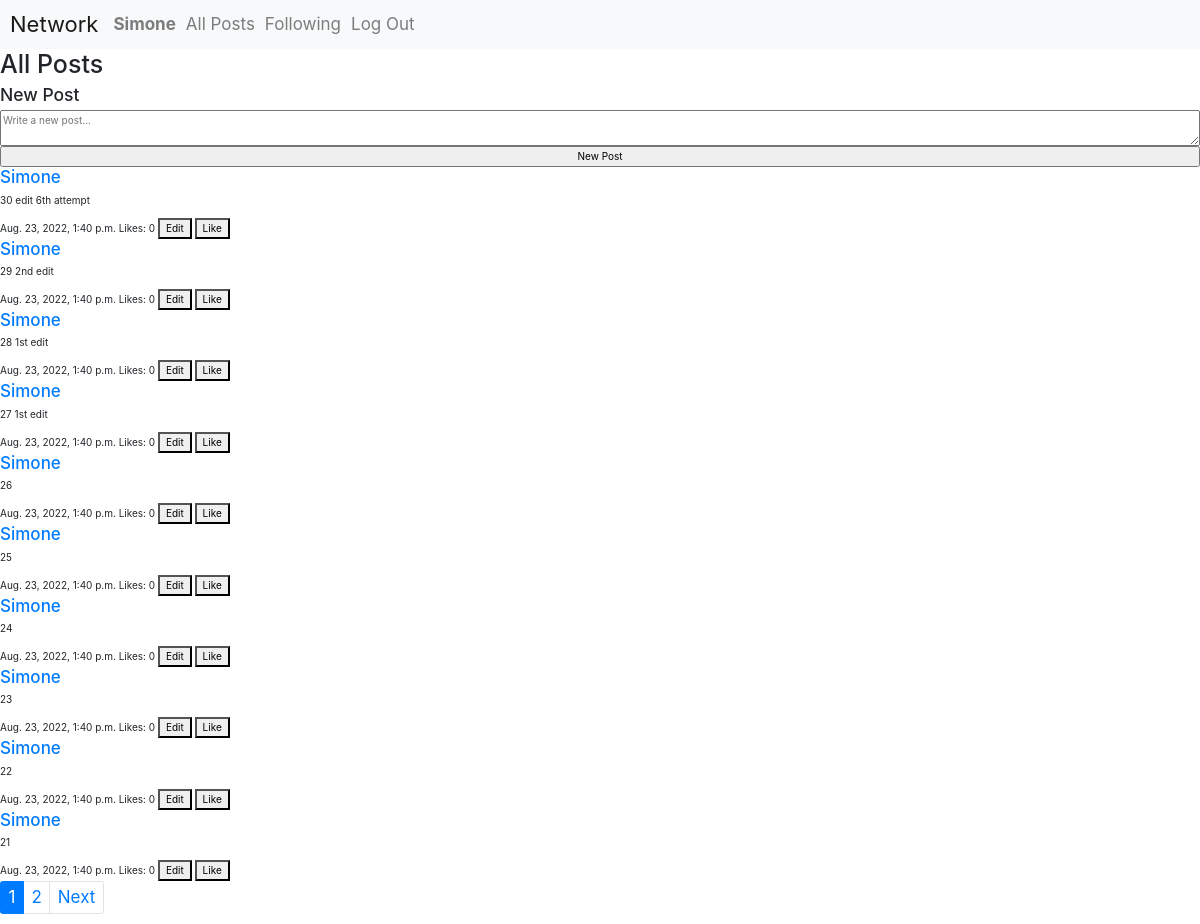
The page / (signed in) on the database as committed earlier.
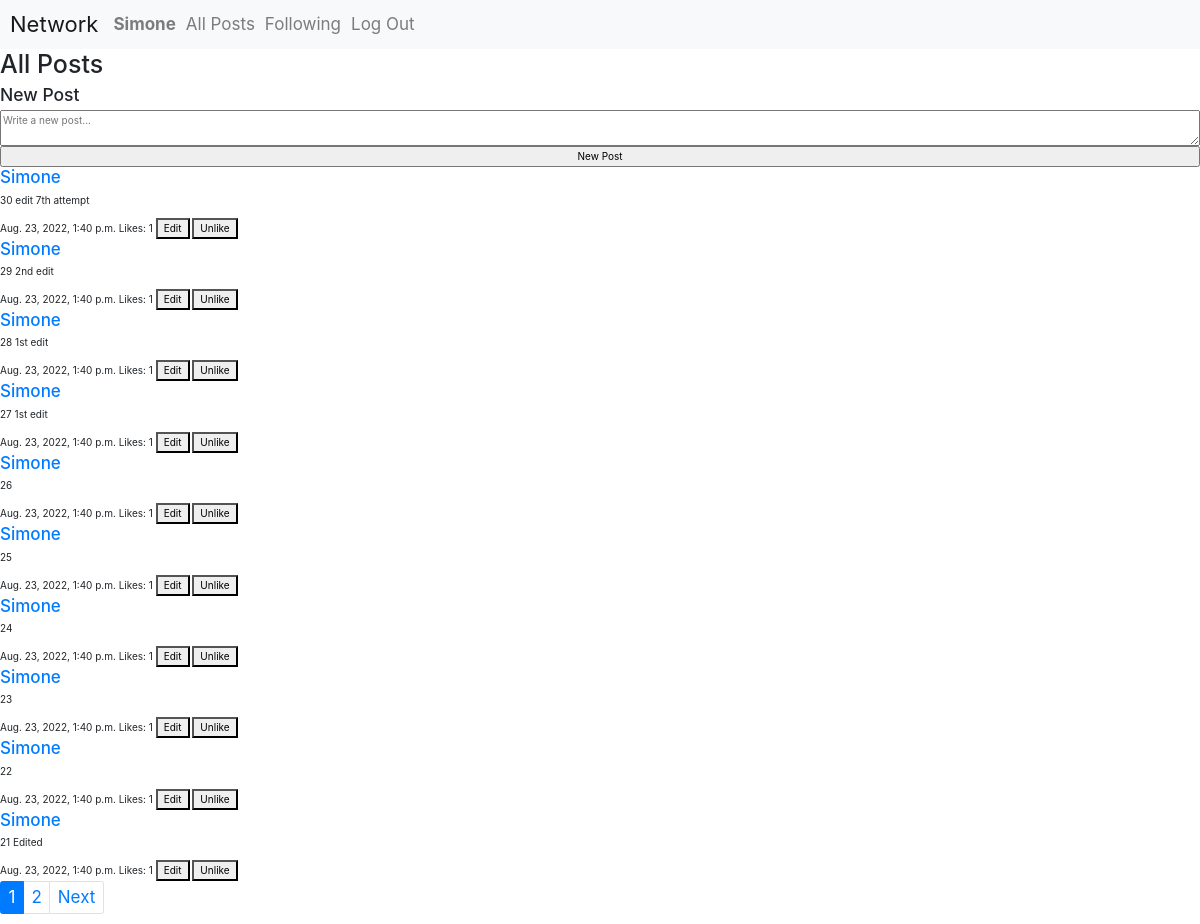
The same page on the database as committed later.
### network/models.py (models this page shows, shortened)
class User(AbstractUser):
    followers_list = models.ManyToManyField("User", default=None, blank=True, related_name="followers")
    following_list = models.ManyToManyField("User", default=None, blank=True, related_name="following")
    liked_posts = models.ManyToManyField("Post", default=None, blank=True, related_name="liked_posts")

class Post(models.Model):
    user = models.ForeignKey(User, on_delete=models.CASCADE, default=None)
    post_content = models.TextField(max_length=1024)
    creation_date = models.DateTimeField(auto_now_add=True)
    likes = models.IntegerField(default=0)

### network/views.py (the view)
# urls.py: path("", views.index, name="index"),
@login_required(login_url='login')
def index(request):
    try:
        user = User.objects.get(id=request.user.id)
    except:
        messages.error(request, "User not found")
    try:
        posts = Post.objects.all().order_by("-creation_date")
    except:
        messages.error(request, "Post not found")
    try:
        postsPaginator = Paginator(posts, 10)
        pageNumber = request.GET.get("page")
        postsPage = postsPaginator.get_page(pageNumber)
        return render(request, "network/index.html", {
            "page": postsPage,
            "user_liked_posts": user.liked_posts.all()
        })
    except:
        messages.error(request, "Something went wrong")
        return HttpResponseRedirect(reverse("index"))

### network/templates/network/index.html (shortened to what this page needs)
{% extends "network/layout.html" %}
{% load static %}
{% block body %}
    <div id="posts-page" class="page-wrapper">
        <h1>All Posts</h1>
        <div class="new-post-container width-100 flex-container vertical-row">
            <h3>New Post</h3>
            <form action="{% url 'new-post' %}" method="post">
                <div class="flex-container vertical-row">
                    <textarea id="new-post-text" name="new-post-text" placeholder="Write a new post..." autofocus></textarea>
                    <input type="submit" value="New Post" class="button" />
                </div>
            </form>
        </div>
        <div id="posts-container" class="flex-container vertical-row width-100">
            {% for post in page.object_list %}
            <div id="post-{{ post.id }}">
                <h4><a href="profile/{{post.user.username}}">{{ post.user.username }}</a></h4>
                <p class="post-content">{{ post.post_content }}</p>
                <span>{{ post.creation_date }}</span>
                <span class="likes">Likes: {{ post.likes }}</span>
                {% if post.user.username == user.username %}
                    <button class="edit-btn" value="{{ post.id }}">Edit</button>
                {% endif %}
                <button class="like-btn" value="{{ post.id }}">{% if post in user_liked_posts %}Unlike{% else %}Like{% endif %}</button>
            </div>
            {% endfor %}
            <div class="posts-pages">
                <nav aria-label="Page navigation example">
                    <ul class="pagination">
                        <li class="page-item active"><a class="page-link" href="{% url 'index' %}?page={{ page.number }}">{{ page.number }}</a></li>
                        {% if page.has_next %}
                        <li class="page-item"><a class="page-link" href="{% url 'index' %}?page={{ page.next_page_number }}">{{ page.next_page_number }}</a></li>
                        <li class="page-item"><a class="page-link" href="{% url 'index' %}?page={{ page.next_page_number }}">Next</a></li>
                        {% endif %}
                    </ul>
                </nav>
            </div>
        </div>
    </div>
{% endblock %}

### network/templates/network/layout.html (shortened to what this page needs)
{% load static %}
<!DOCTYPE html>
<html lang="en">
    <head>
        <link rel="stylesheet" href="https://stackpath.bootstrapcdn.com/bootstrap/4.4.1/css/bootstrap.min.css" />
        <link href="{% static 'network/css/main-rules.css' %}" rel="stylesheet" />
        <link href="{% static 'network/css/styles.css' %}" rel="stylesheet" />
    </head>
    <body>
        <nav class="navbar navbar-expand-lg navbar-light bg-light">
            <a class="navbar-brand" href="{% url 'index' %}">Network</a>
            <div>
            <ul class="navbar-nav mr-auto">
                {% if user.is_authenticated %}
                    <li class="nav-item">
                        <a id="profile-page-link" class="nav-link" href="{% url 'profile' user.username %}"><strong>{{ user.username }}</strong></a>
                    </li>
                {% endif %}
                <li class="nav-item">
                <a id="posts-page-link" class="nav-link" href="{% url 'index' %}">All Posts</a>
                </li>
                {% if user.is_authenticated %}
                    <li class="nav-item">
                        <a id="following-page-link" class="nav-link" href="{% url 'following-page' %}">Following</a>
                    </li>
                    <li class="nav-item">
                        <a class="nav-link" href="{% url 'logout' %}">Log Out</a>
                    </li>
                {% endif %}
            </ul>
            </div>
        </nav>
        <div class="body boxed-container margin-left-auto margin-right-auto">
            {% block body %}
            {% endblock %}
        </div>
    </body>
</html>

### network/static/network/css/main-rules.css (style rules this page uses)
:root { --window-max-width: 1440px; }
.boxed-container { width: 100%; max-width: var(--window-max-width); }
.flex-container { display: flex; }
.vertical-row { flex-direction: column; }
.width-100 { width: 100%; }
.margin-left-auto { margin-left: auto; }
.margin-right-auto { margin-right: auto; }
html { font-size: 10px; }
* { box-sizing: border-box; }
a, a:link, a:visited, a:hover, a:active { text-decoration: none; }

### network/static/network/css/styles.css (style rules this page uses)
:root { --error-color: red; --success-color: green; }
body a { font-size: 1.7rem; }
.navbar-brand { font-size: 2.2rem; }

Rows that differ between the two databases and show on the page:
changed Post: post_content "30 edit 6th attempt" → "30 edit 7th attempt"; likes "0" → "1"; text "Like" → "Unlike"
changed Post "29 2nd edit": likes "0" → "1"; text "Like" → "Unlike"
changed Post "28 1st edit": likes "0" → "1"; text "Like" → "Unlike"
changed Post "27 1st edit": likes "0" → "1"; text "Like" → "Unlike"
changed Post (number 5 of 10 on the later page): likes "0" → "1"; text "Like" → "Unlike"
changed Post (number 6 of 10 on the later page): likes "0" → "1"; text "Like" → "Unlike"
changed Post (number 7 of 10 on the later page): likes "0" → "1"; text "Like" → "Unlike"
changed Post (number 8 of 10 on the later page): likes "0" → "1"; text "Like" → "Unlike"
changed Post (number 9 of 10 on the later page): likes "0" → "1"; text "Like" → "Unlike"
changed Post: post_content "21" → "21 Edited"; likes "0" → "1"; text "Like" → "Unlike"
